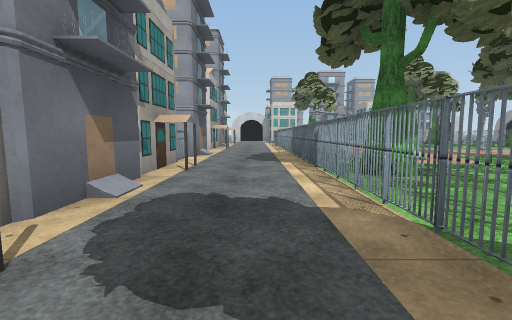
View 1 (above)

24 first-person views from a walk through a 3-D level made in the Unity game engine. The camera is 1.3 m above the floor, tilts 6° down and sees 90° across. The floor is counted in squares, 2 m on a side. Each view is taken from the middle of a square. On the plan, view 1 faces up. The plan holds only what a view shows up to about 9 squares ahead; the rest is blank. The place goes on beyond the plan. The player is left out. Some surface patterns are stand-ins.

View 2
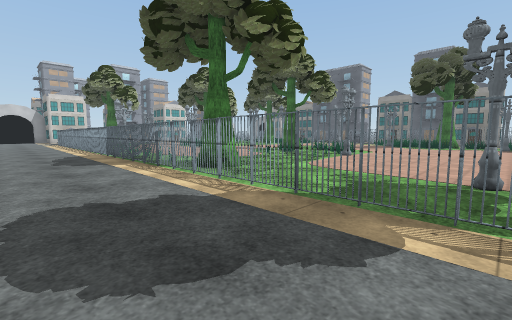

View 3
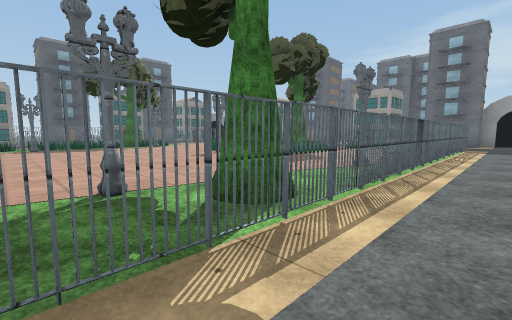

View 4
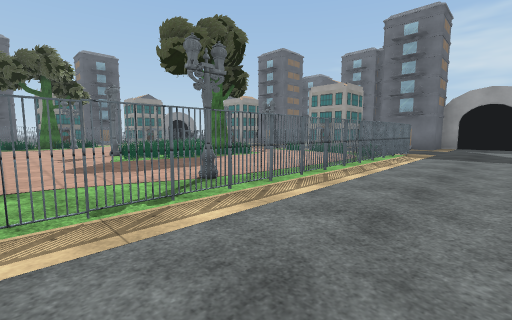

View 5
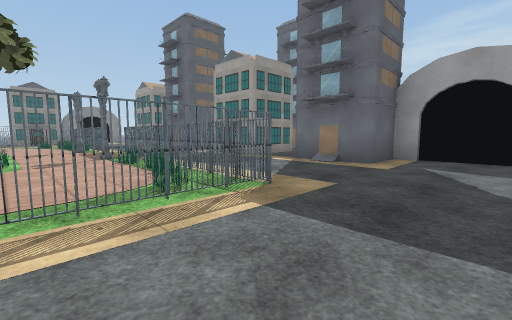

View 6
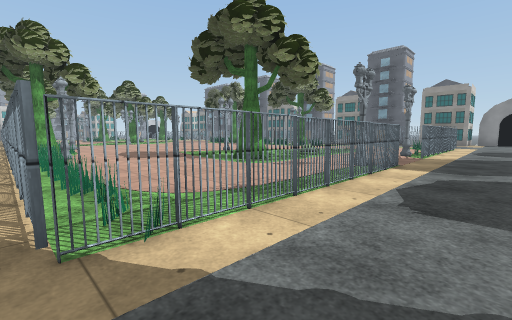

View 7
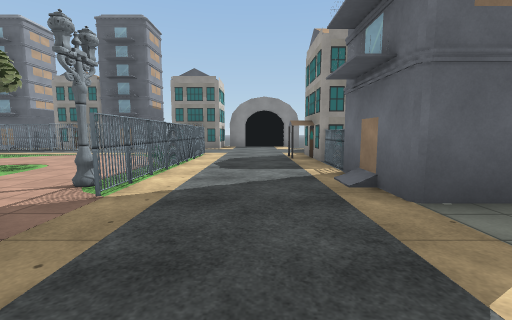

View 8
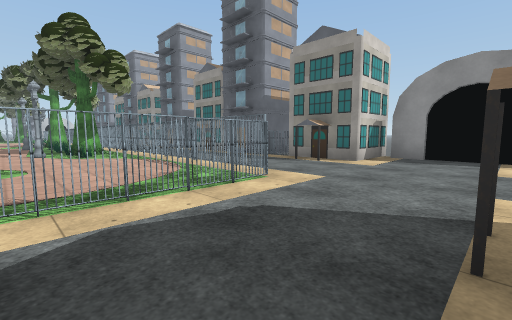

View 9
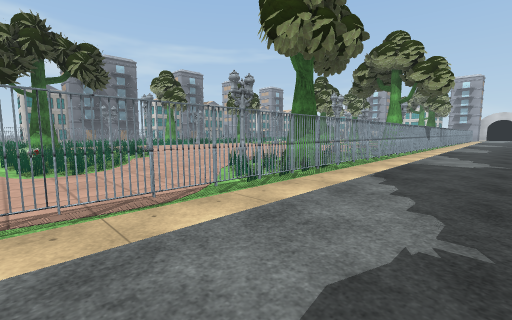

View 10
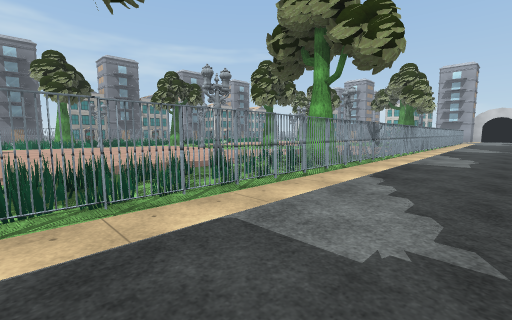

View 11
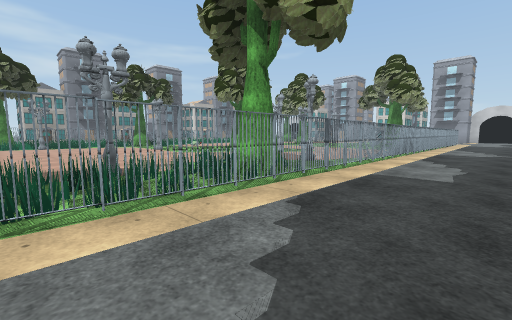

View 12
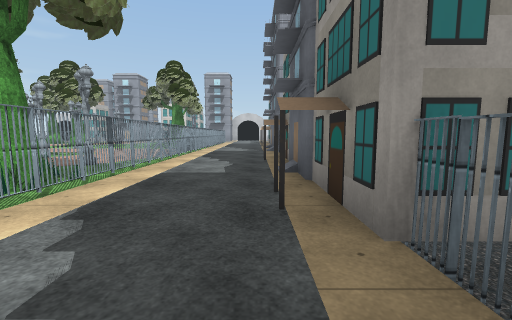

View 13
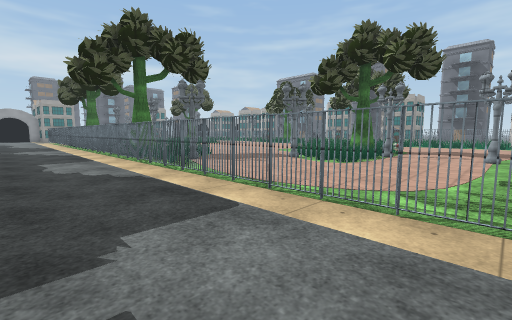

View 14
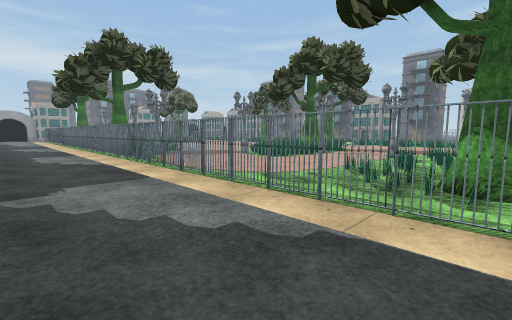

View 15
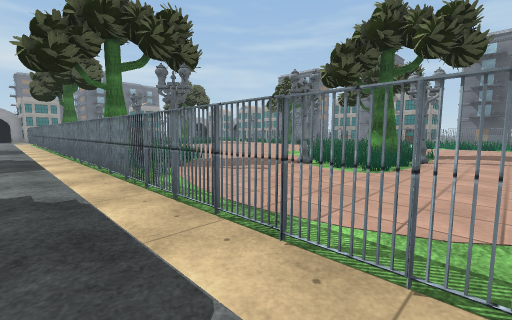

View 16
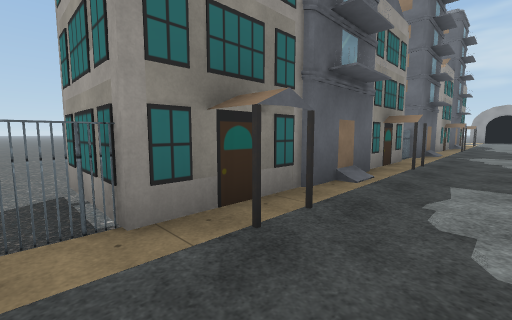

View 17
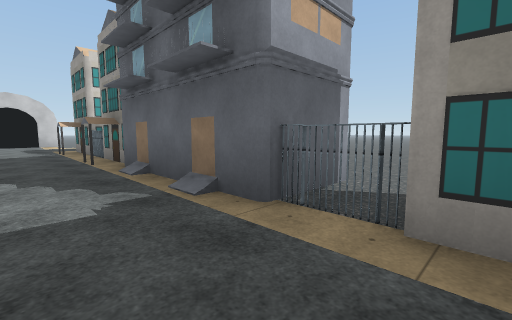

View 18
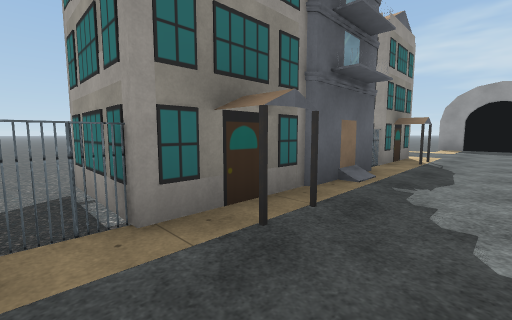

View 19
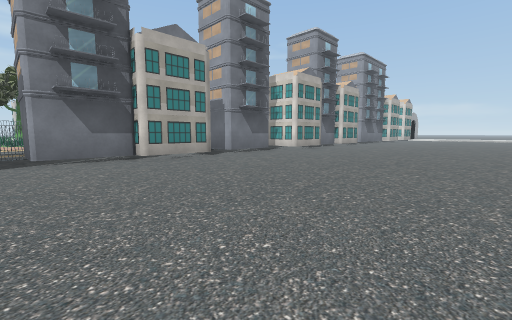

View 20
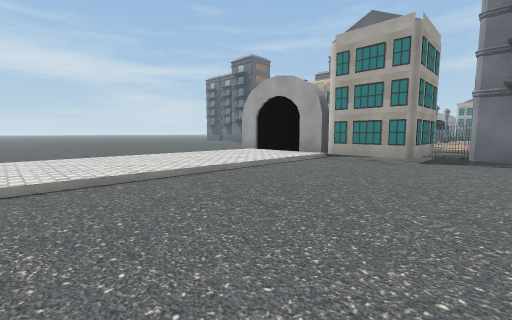

View 21
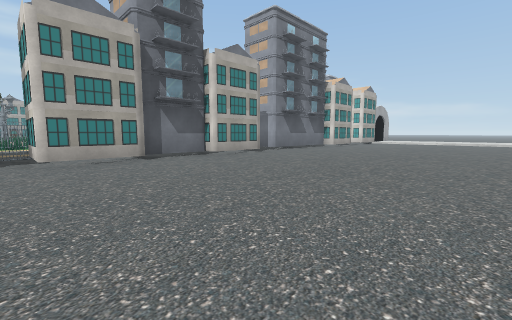

View 22
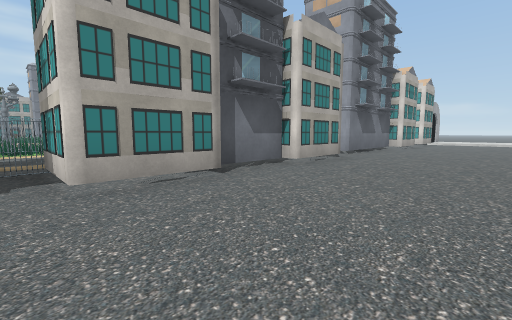

View 23
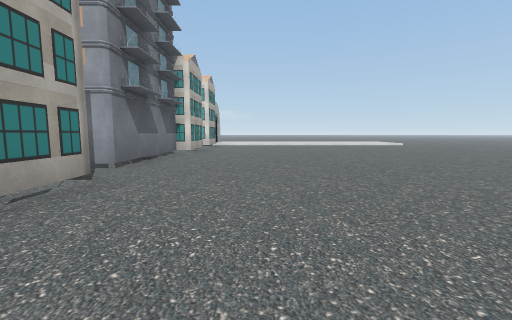

View 24
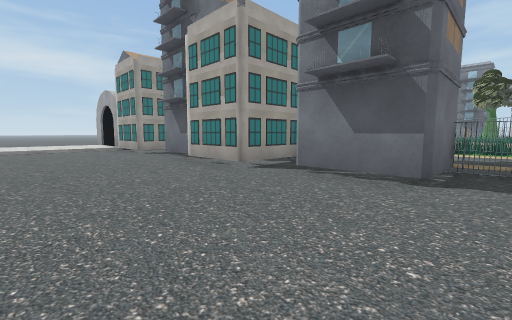

### Floor plan
Key: @ floor where view 1 was taken; # wall or solid block; x gap in a wall; . main floor; - floor 0.25 m lower than the main floor; = window, fence, low wall or low ledge; B building; T tree; S streetlight; O other object.
Columns run from 2 left of view 1 to 25 right of it. Each row starts with its distance up from view 1.
 12  ..           T  ..B#-------
 11  ..     O  OOOO O..B#-------
 10  ..O  .....SO.O O..##-------
  9  ..O .......... O..##-------
  8 #..O ....=.S....O..OB-------
  7  ..OO...OOOOO...O..O--------
  6 O..OO .. TTOS...O.OB#-------
  5 B..OO  OOOOO...OO..##-------
  4 #..OT    OO....SO..B#-------
  3 #..O  ..S.....OOO..##-------
  2 B..O  .......OOTO..B#-------
  1  B.O  ........OOO..##-------
  0  .@O  S.......SOO..B--------
 -1   .OT.........OOO..OB-------
 -2  ..OO.........=OO.. #-------
 -3  ..OO.........OOO..O--------
 -4  ..OS....S....STO..O#-------
 -5  ..OO..OOOO....OO..B#-------
 -6  ..O....OOOOO...O..B#-------
 -7  ..OO..TTOOOOO..O..O#-------
 -8  ..OO...OOOO....O..B--------
 -9  ..OO..........OO.. #-------
-10  ..OOOOOOSSOOOOOO..B##------
-11  ....................x......
-12  ....................#......
-13  .......B......B.....#......
-14  ..###-##..  OO# ..  #  ----
-15  ### B-#         ##     ----

Where each view was taken, in squares from view 1:
view 1: 0 up, 0 right, facing up
view 2: 0 up, 1 left, facing up-right
view 3: 1 up, 0 right, facing down-right
view 4: 2 down, 1 left, facing down-right
view 5: 8 down, 1 left, facing down-right
view 6: 12 down, 1 right, facing up-right
view 7: 12 down, 6 right, facing right
view 8: 13 down, 11 right, facing up-right
view 9: 8 down, 16 right, facing up-left
view 10: 3 down, 16 right, facing up-left
view 11: 1 down, 16 right, facing up-left
view 12: 1 down, 16 right, facing up
view 13: 10 up, 16 right, facing down-left
view 14: 12 up, 16 right, facing down-left
view 15: 9 up, 15 right, facing down-left
view 16: 7 up, 15 right, facing down-right
view 17: 6 up, 15 right, facing up-right
view 18: 3 down, 15 right, facing down-right
view 19: 8 down, 25 right, facing up-left
view 20: 7 down, 25 right, facing down-left
view 21: 0 up, 25 right, facing up-left
view 22: 0 up, 22 right, facing up-left
view 23: 3 up, 21 right, facing up
view 24: 0 up, 22 right, facing down-left
